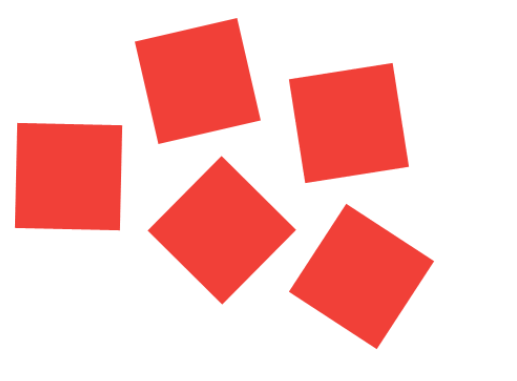
#> input picture cube.png, 517 x 381 px
$ jupyter execute 'Hough transphorm. Search lines.  .ipynb'
#> lines starting #> are read from the running program, lines starting #| are printed output that depends on the picture; after the words box and inside, x2 and y2 are one past the last pixel; in counts of white or black regions, pixels touching at a corner belong together
#> further down, img is the input picture: shape (381, 517, 3); mean B, G, R 199.3, 201.5, 251.1
**Обработка изображений** Лабораторная работа №3 (Виничук Тимофей)

[cell 1]
import numpy as np
import matplotlib.pyplot as plt
from PIL import Image
import cv2

[cell 2]
def houghLine(image):
    h, w = image.shape[0], image.shape[1]
#> h = 381; w = 517

    bin = cv2.Canny(image, 10, 20)
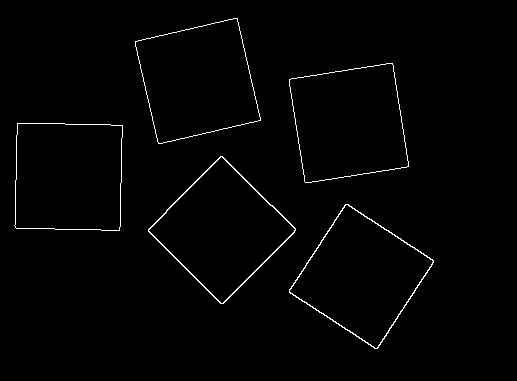
#> bin: shape (381, 517); 1.2% white in thin lines or dots, all inside (x1, y1, x2, y2) = (14, 18, 434, 349)

    RMax = int(np.round(np.sqrt((h**2 + w**2))))
#> RMax = 642
    thetas = np.deg2rad(np.arange(-90, 90))
    rs = np.linspace(-RMax, RMax, 2*RMax)
#> rs = 1284 values from -642 to 642

    accumulator = np.zeros((2 * RMax, len(thetas)))
    for y in range(h):
        for x in range(w):
         # Check if it is an edge pixel
         #  NB: y -> rows , x -> columns
            if bin[y,x] > 0:
                for k in range(len(thetas)):
                    r = x*np.cos(thetas[k]) + y * np.sin(thetas[k])
                    accumulator[int(r) + RMax,k] += 1
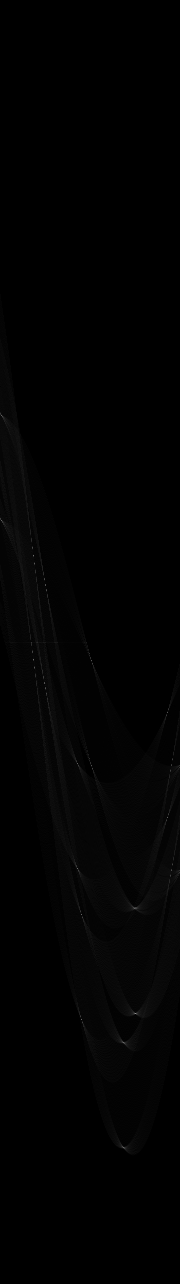
#> accumulator: shape (1284, 180) float64; min 0, max 151, mean 1.9
    while np.max(accumulator)>60:

        #print ("max: " + str(np.max(accumulator)))
        idx = np.argmax(accumulator)
        rho = int(rs[int(idx / accumulator.shape[1])])
        theta = thetas[int(idx % accumulator.shape[1])]
        x0, y0, x1, x2 = 0, 0, 0, 0
        if (np.sin(theta)!=0):
            x0 = 0
            y0 = int(rho/np.sin(theta))
            x1 = image.shape[1]-1
            y1 = int((rho-(image.shape[1]-1)*np.cos(theta))/np.sin(theta))
        else:
            x0 = int(rho/np.cos(theta))
            y0 = 0
            x1 = int((rho-(image.shape[0]-1)*np.sin(theta))/np.cos(theta))
            y1 = image.shape[0]-1
        cv2.line(image, (x0, y0), (x1, y1), (0,255,0), 1)
        #print ("x0, y0: " + str(x0)+ ', '+str(y0)+ "  x1, y1: " + str(x1)+ ', '+str(y1))
        accumulator[int(idx / accumulator.shape[1]),int(idx % accumulator.shape[1])] = 0
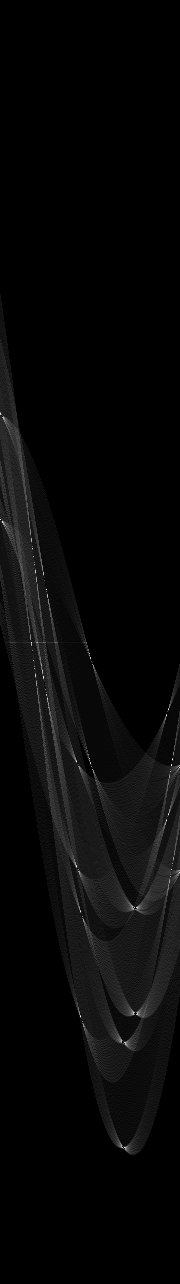
#> accumulator: shape (1284, 180) float64; 0.02% of pixels changed, all inside (x1, y1, x2, y2) = (0, 415, 173, 1149); drawn with min black and max white
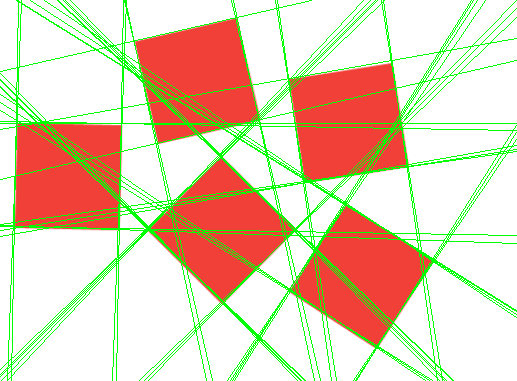
#> image: shape (381, 517, 3); 9.64% of pixels changed, all inside (x1, y1, x2, y2) = (0, 0, 517, 381)

    return image

[cell 3]
img = cv2.imread('cube.png')
plt.imshow(cv2.cvtColor(img, cv2.COLOR_BGR2RGB))
image = houghLine(img)
plt.imshow(cv2.cvtColor(image, cv2.COLOR_BGR2RGB))

plt.show()
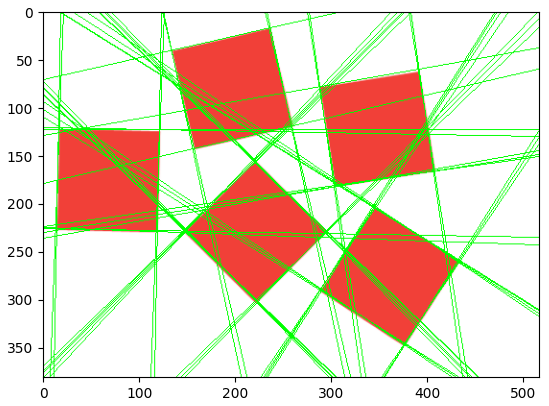
#> figure drawn by matplotlib, 1 panel
